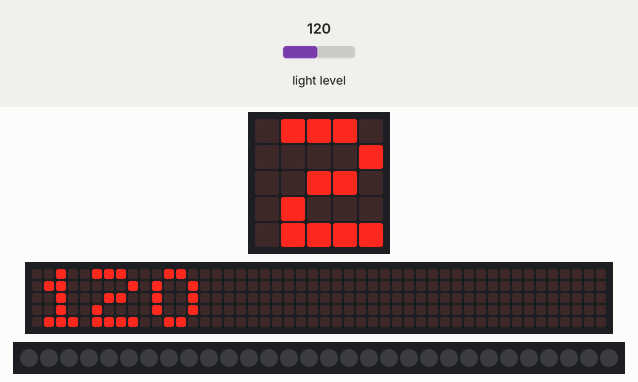
Recording of a program running on a simulated BBC micro:bit running MicroPython. On the bench: the board's 5×5 LED display, a strip that is not on the board, showing the scrolling text unrolled, 30 RGB LEDs in strip order, left to right. Inputs (shaded band) come from the test bench; at power-on: light level 120. Dim RGB values are drawn brighter than linear; random numbers come from a fixed seed; the 48×5 strip is a reading aid, not a part: it shows the text the display is scrolling, unrolled, one strip-width of it at a time.

Above: at 1.27 s.
1.3 s: light level set to 5
At 6.4 s:
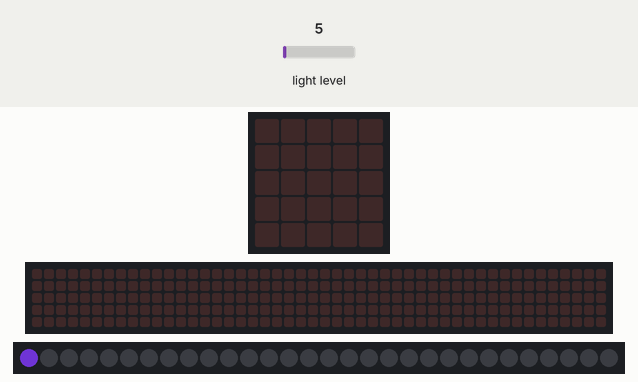
7.9 s: light level set to 64
At 9.46 s:
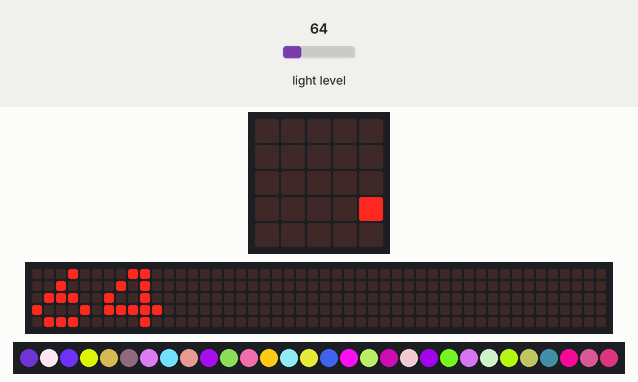
12.7 s: light level set to 17
At 21.8 s:
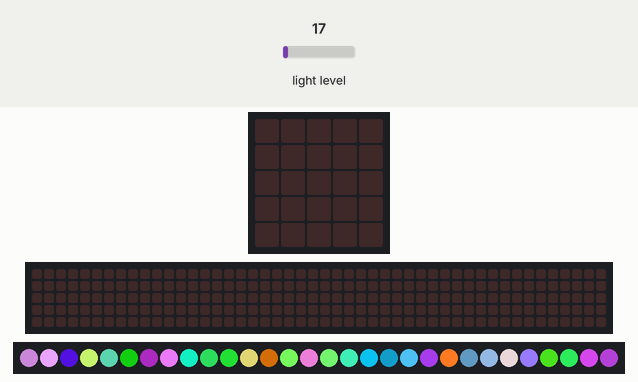
22.3 s: light level set to 5
At 25.43 s:
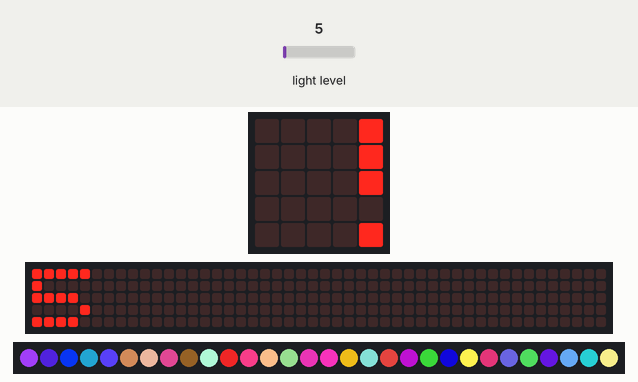

The program:

christmas.py
```python
from microbit import *
import neopixel
from random import randint
neo = neopixel.NeoPixel(pin0, 30) # 30개의 전구를 사용함

while True:
    light = display.read_light_level() # 빛의 값을 측정하여 light라는 변수에 저장
    display.scroll(light) # 마이크로비트 디스플레이에 값 출력
    sleep(1000)

    if light >= 20: # 만약 빛 값이 20이 넘는다면
        neo.clear() # 불 끄기
    else: #그 외(20 이하)
        for pixel_id in range(0, len(neo)): # 픽셀 개수(30)만큼 반복
            color1 = randint(0, 255) # 0부터 255의 숫자를 color1에 저장
            color2 = randint(0, 255)# 0부터 255의 숫자를 color2에 저장
            color3 = randint(0, 255)# 0부터 255의 숫자를 color3에 저장
            color4 = randint(0, 255)# 0부터 255의 숫자를 color4에 저장

            neo[pixel_id] = (color1, color2, color3) # 세개의의 숫자중 랜덤으로 출력
            neo.show() # 불 켜기기
            sleep(100)
```
